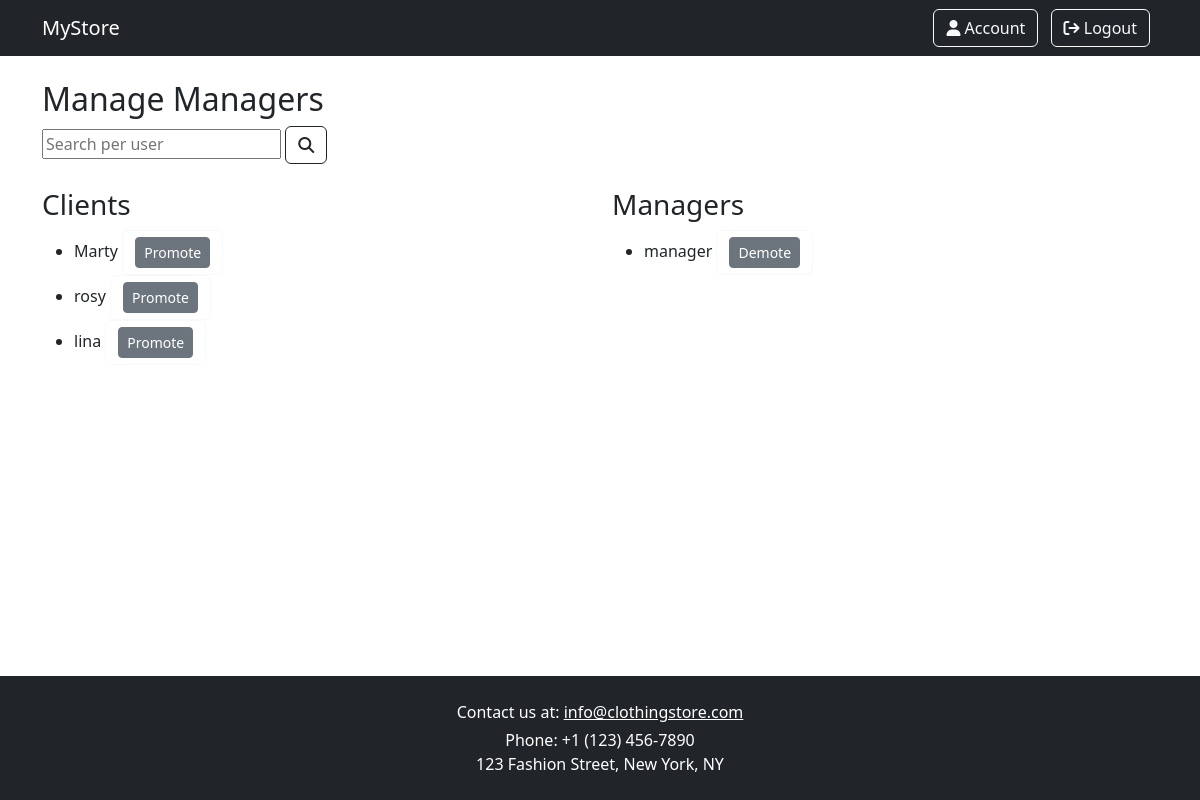
Page /accounts/profile/manage/managers/ on the committed database.
### accounts/models.py (models this page shows, shortened)
class Profile(models.Model):
    user = models.OneToOneField(User, on_delete=models.CASCADE)
    address = models.CharField(max_length=255, blank=False)
    phone_number = models.CharField(max_length=20, blank=True, unique=True, null=True)
    favourites = models.ManyToManyField(Product, blank=True)

### accounts/views.py (the view)
# urls.py: path('profile/manage/managers/', views.ManageProfilesView.as_view(), name='manage_profiles'),
class ManageProfilesView(ListView):
    model = Profile
    template_name = 'managers.html'
    context_object_name = 'profiles'
    def get_context_data(self, **kwargs):
        context = super().get_context_data(**kwargs)
        query = self.request.GET.get('q')
        base_clients = Profile.objects.filter(user__groups__name='client')
        base_managers = Profile.objects.filter(user__groups__name='manager')
        if query:
            base_clients = base_clients.filter(user__username__icontains=query)
            base_managers = base_managers.filter(user__username__icontains=query)
        context['clients'] = base_clients
        context['managers'] = base_managers
        context['query'] = query
        return context

### static/context_processors.py (called while the page is built)
def user_roles(request):
    user = request.user
    return {
        'is_client': user.is_authenticated and user.groups.filter(name='client').exists(),
        'is_manager': user.is_authenticated and user.groups.filter(name='manager').exists(),
        'is_admin': user.is_authenticated and user.is_superuser,
    }

### templates/managers.html (shortened to what this page needs)
{% extends 'base.html' %}
{% load static %}
{% load crispy_forms_tags %}
{% block content %}
    <h2>Manage Managers</h2>
    <form method="get" class="mb-4">
        <input type="text" name="q" placeholder="Search per user" value="{{ request.GET.q }}">
        <button type="submit" class="btn btn-outline-dark me-2">
            <i class="fa-solid fa-magnifying-glass"></i>
        </button>
    </form>
    <div >
        <div class="row">
            <div class="col-md-6">
                <h3>Clients</h3>
                <ul>
                    {% for profile in clients %}
                        <li>
                            {{ profile.user.username }}
                            <form method="post" class="btn btn-outline-light me-2" action="{% url 'promote_to_manager' profile.user.id %}">
                                <button type="submit" class="btn-secondary btn btn-sm">Promote</button>
                            </form>
                        </li>
                    {% empty %}
                        <li>No clients found.</li>
                    {% endfor %}
                </ul>
            </div>
            <div class="col-md-6">
                <h3>Managers</h3>
                <ul>
                    {% for profile in managers %}
                        <li>
                            {{ profile.user.username }}
                            <form method="post" class="btn btn-outline-light me-2" action="{% url 'demote_to_client' profile.user.id %}">
                                <button type="submit" class="btn-secondary btn btn-sm">Demote</button>
                            </form>
                        </li>
                    {% empty %}
                        <li>No managers found.</li>
                    {% endfor %}
                </ul>
            </div>
        </div>
    </div>
{% endblock %}

### static/css/base_style.css (style rules this page uses)
html, body { height: 100%; margin: 0; padding: 0; }
body { min-height: 100vh; display: flex; flex-direction: column; }

### rows in the picture
Profile: user.username "Marty"
Profile: user.username "rosy"
Profile: user.username "lina"
Profile: user.username "manager"
